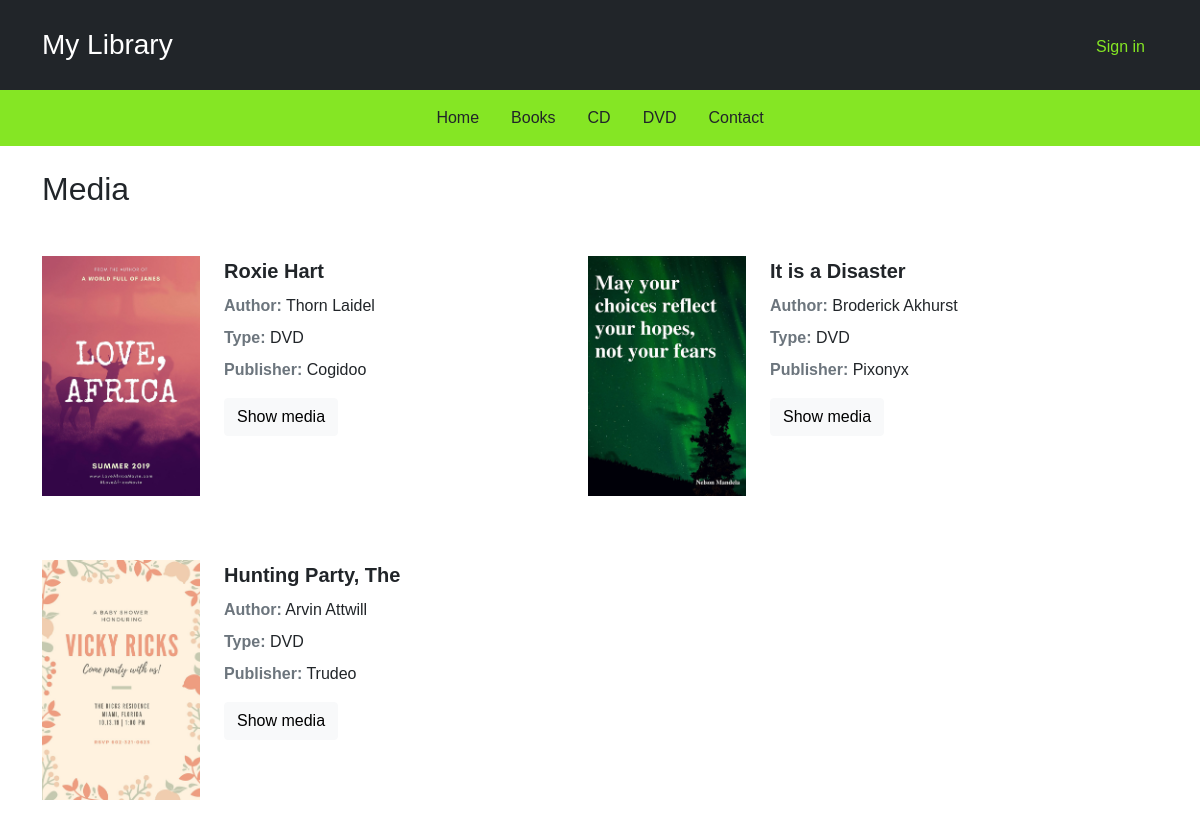
Page /crud/index4.php on the committed database.
### tables this page shows
CREATE TABLE `media` (
  `id` int(11) NOT NULL,
  `title` varchar(40) NOT NULL,
  `author_name` varchar(20) NOT NULL,
  `author_lastname` varchar(20) NOT NULL,
  `code` int(11) NOT NULL,
  `description` varchar(50) NOT NULL,
  `publish_date` date NOT NULL,
  `publisher_name` varchar(20) NOT NULL,
  `publisher_address` varchar(20) NOT NULL,
  `size` varchar(10) NOT NULL,
  `type` varchar(10) NOT NULL,
  `status` varchar(20) NOT NULL,
  `picture` varchar(30) NOT NULL
);

### crud/index4.php (the view, shortened to what this page needs)
<?php
require_once 'actions/db_connect.php';
$sql = "SELECT * FROM media WHERE type = 'DVD'";
$result = mysqli_query($connect ,$sql);
$tbody='';
if(mysqli_num_rows($result)  > 0) {
    while($row = mysqli_fetch_array($result, MYSQLI_ASSOC)){
        $buttons='';
        $tbody .= "
            <div class='row col-12 col-lg-6 my-4'>
                <div class='col-12 col-md-4 mb-3 image_height'>
                    <img src='pictures/" .$row['picture']."'>
                </div>
                <div class='col-12 col-md-8'>
                    <div class='fs-5 fw-bold'>" .$row['title']."</div>
                    <div class='my-2'><span class='text-secondary fw-bold'>Author:</span> " .$row['author_name']. ' ' . $row['author_lastname']."</div>
                    <div class='my-2'><span class='text-secondary fw-bold'>Type:</span> " .$row['type']."</div>
                    <a href='publisher-details.php?publisher=" .$row['id']."'>
                        <div class='my-2'><span class='text-secondary fw-bold'>Publisher:</span> " .$row['publisher_name']."</div>
                    </a>
                    <a href='details.php?id=" .$row['id']."'>
                        <button class='btn btn-light my-2' type='button'>Show media</button>
                    </a>
                </div>
                ". $buttons."
            </div>";
    };
} else {
    $tbody =  "<tr><td colspan='5'><center>No Data Available </center></td></tr>";
}
?>
<!DOCTYPE html>
<html lang="en">
    <head>
        <?php require_once 'components/boot.php'?>
        <link rel="stylesheet" href="css/style.css" />
    </head>
    <body>
        <?php require_once 'components/header.php'?>
        <div class="container">
            <div class="h2 my-4">Media</div>
            <div class="row">
                <?= $tbody;?>
            </div>
        </div>
    </body>
</html>

### crud/css/style.css (style rules this page uses)
* { margin: 0; padding: 0; }
body { font-family: 'Century Gothic', Helvetica, Tahoma, sans-serif; font-size: 1rem; }
a { text-decoration: none; color: inherit }
img { object-fit: cover; max-width: 100%; height: 100%; width: 100%; }
.image_height { height: 15rem; }

### rows in the picture
media: picture (picture), title "Roxie Hart", author_name "Thorn", author_lastname "Laidel", type "DVD", publisher_name "Cogidoo"
media: picture (picture), title "It is a Disaster", author_name "Broderick", author_lastname "Akhurst", type "DVD", publisher_name "Pixonyx"
media: picture (picture), title "Hunting Party, The", author_name "Arvin", author_lastname "Attwill", type "DVD", publisher_name "Trudeo"
